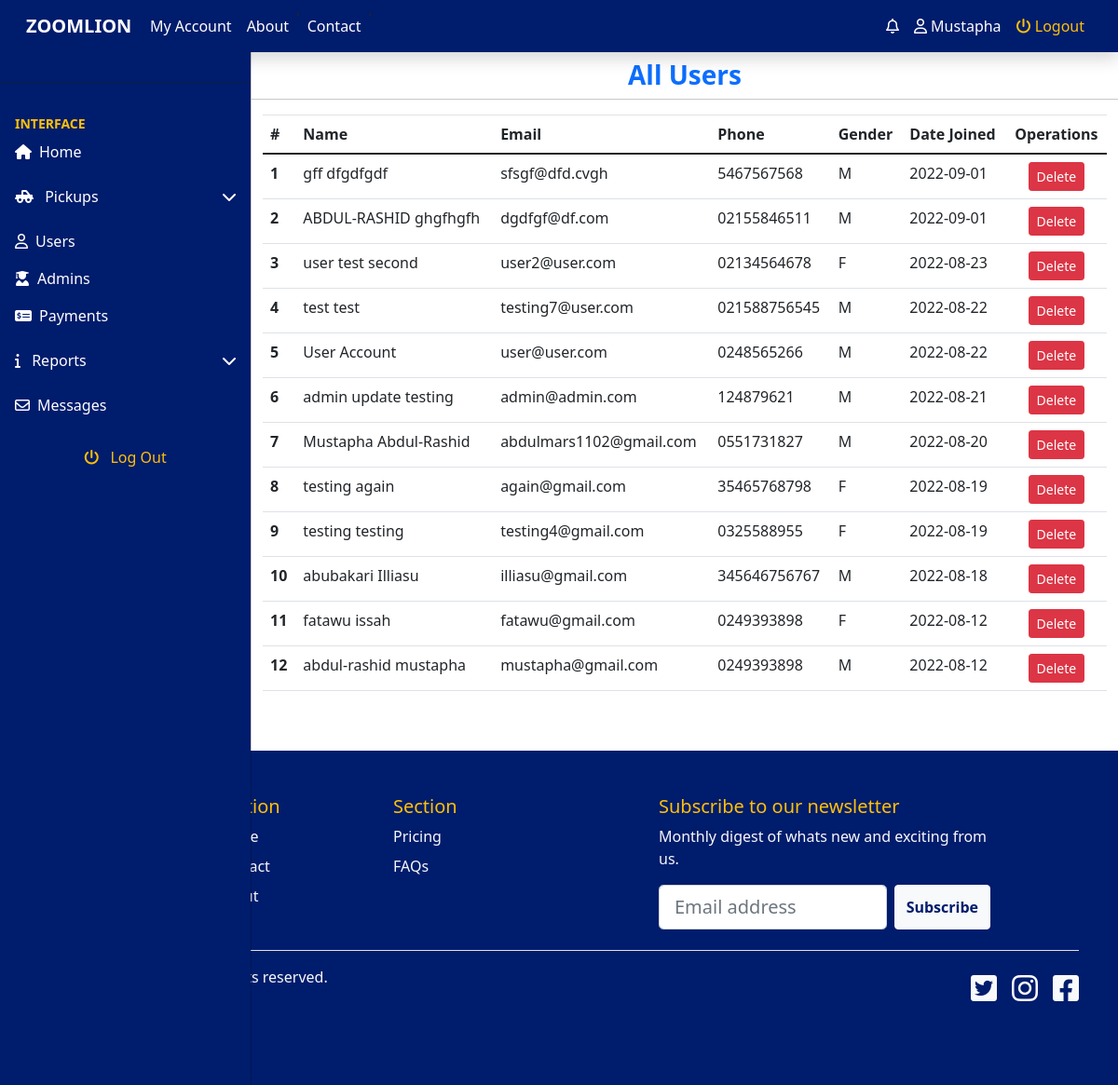
The app's page /admin/users.php (signed in), older data.
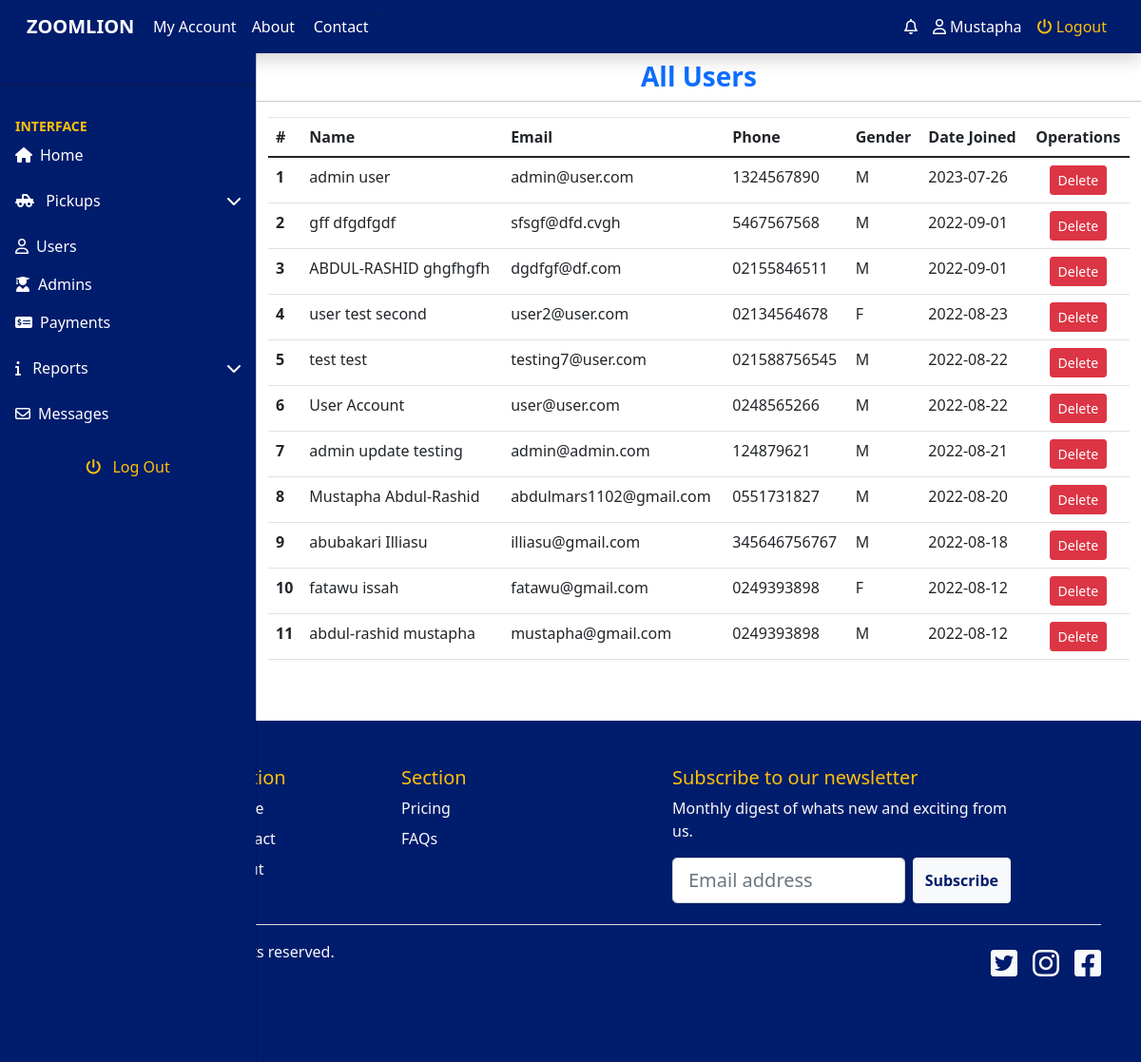
The same page, newer data.
### tables this page shows
CREATE TABLE `userstable` (
  `id` int(11) NOT NULL,
  `email` varchar(255) NOT NULL,
  `surname` varchar(255) NOT NULL,
  `firstname` varchar(255) NOT NULL,
  `gender` varchar(10) NOT NULL,
  `phone` varchar(15) NOT NULL,
  `password` varchar(255) NOT NULL,
  `token` varchar(255) NOT NULL,
  `role` tinyint(4) NOT NULL DEFAULT 0,
  `date_created` date NOT NULL DEFAULT current_timestamp()
);

### admin/users.php (the view, shortened to what this page needs)
<?php
    include_once '../includes/header.php';
    include_once 'side_panel.php';
?>
<main class="mt-5 pt-3">
    <div class="container">
        <div class="row">
            <h3 class="text-center text-primary fw-bold">All Users</h3>
            <hr>
            <div>
                <table class="table table-hover">
                    <thead>
                        <tr>
                            <th>#</th>
                            <th>Name</th>
                            <th>Email</th>
                            <th>Phone</th>
                            <th>Gender</th>
                            <th>Date Joined</th>
                            <th colspan="" class="text-center">Operations</th>
                        </tr>
                    </thead>
                    <tbody>
                        <?php
                            $sql = "SELECT * FROM userstable ORDER BY id DESC";
                            $result = mysqli_query($con, $sql);
                            $count = 1;
                            while($data = mysqli_fetch_array($result)){
                                $name = $data['surname'].' '.$data['firstname'];
                        ?>
                        <tr>
                            <th><?= $count; ?></th>
                            <td><?= $name; ?></td>
                            <td><?= $data['email']; ?></td>
                            <td><?= $data['phone']; ?></td>
                            <td class="text-uppercase"><?= $data['gender']; ?></td>
                            <td><?= $data['date_created']; ?></td>
                            <td class="text-center"><button type="button" class="btn btn-sm btn-danger deleteBtn">Delete</button></td>
                        </tr>
                        <?php
                            $count++;
                            }
                        ?>
                    </tbody>
                </table>
            </div>
        </div>
    </div>
</main>
<?php
    include_once '../includes/footer.php';
?>

Row changes from the older to the newer data that the page shows:
removed userstable: name "testing again", email "again@gmail.com", phone "35465768798", gender "F", date_created "2022-08-19"
removed userstable: name "testing testing", email "testing4@gmail.com", phone "0325588955", gender "F", date_created "2022-08-19"
added userstable: name "admin user", email "admin@user.com", phone "1324567890", gender "M", date_created "2023-07-26"
